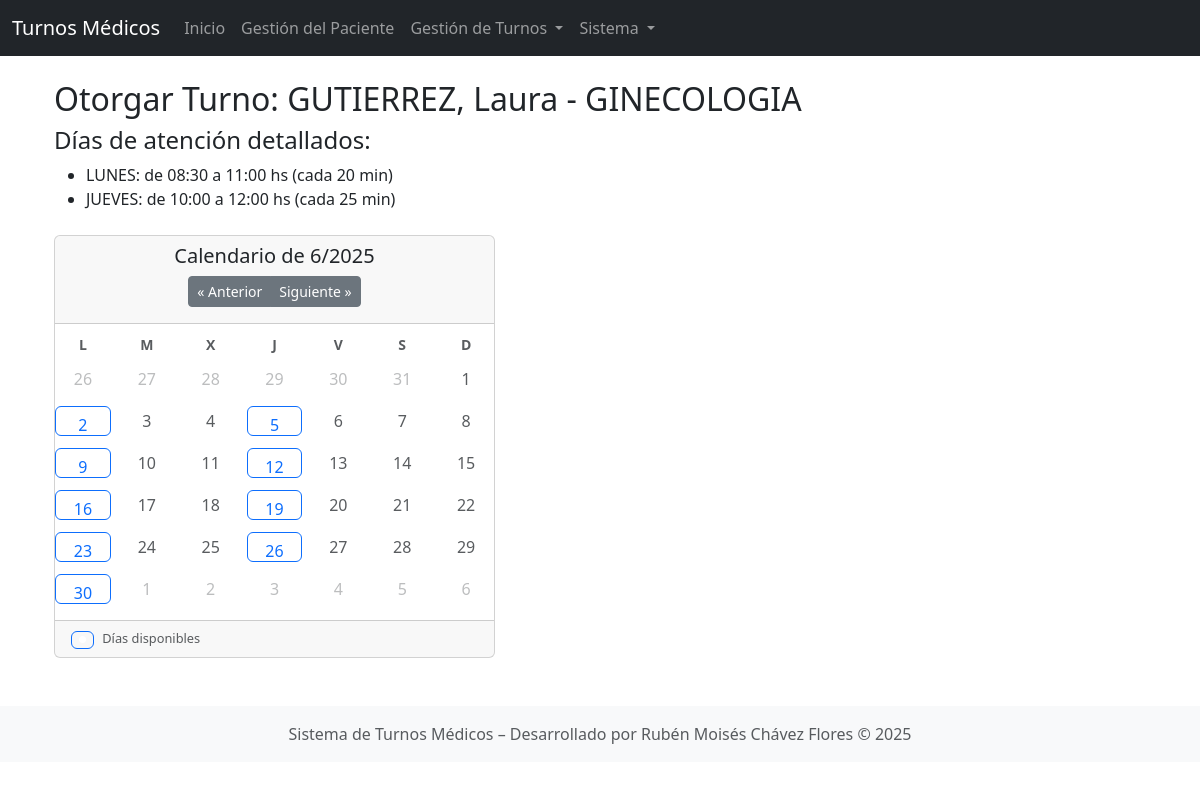
Page /otorgar_turno/1/ on the committed database.
### gestion/models.py (models this page shows, shortened)
class Medico(models.Model):
    nombre = models.CharField(max_length=100)
    apellido = models.CharField(max_length=100)
    especialidad = models.ForeignKey(Especialidad, on_delete=models.CASCADE)

class Especialidad(models.Model):
    nombre = models.CharField(max_length=100)

### gestion/views.py (the view, shortened to what this page needs)
# urls.py: path('otorgar_turno/<int:medico_id>/', views.otorgar_turno, name='otorgar_turno'),
def otorgar_turno(request, medico_id):
    medico = get_object_or_404(Medico, id=medico_id)
    hoy = timezone.now().date()
    mes = int(request.GET.get('mes', hoy.month))
    anio = int(request.GET.get('anio', hoy.year))
    fecha_str = request.GET.get('fecha')
    dni = request.GET.get('dni')
    fecha_seleccionada = None
    paciente = None
    if fecha_str:
        try:
            fecha_seleccionada = datetime.strptime(fecha_str, "%Y-%m-%d").date()
        except ValueError:
            fecha_seleccionada = None
    if dni:
        paciente = Paciente.objects.filter(dni=dni).first()
    dias_atencion = DiaAtencion.objects.filter(medico=medico)
    dias_mostrados = [
        {
            'dia': d.get_dia_display(),
            'numero_dia': int(d.dia),  # convertir a int para usar weekday()
            'horario_inicio': d.horario_inicio.strftime("%H:%M"),
            'horario_fin': d.horario_fin.strftime("%H:%M"),
            'intervalo': d.intervalo_minutos,
        }
        for d in dias_atencion
    ]
    primer_dia_mes = datetime(anio, mes, 1).date()
    _, dias_en_mes = monthrange(anio, mes)
    primer_lunes = primer_dia_mes - timedelta(days=primer_dia_mes.weekday())
    dias_no_laborables = set(
        DiaNoLaborable.objects.filter(medico=medico).values_list('fecha', flat=True)
    )
    calendario = []
    for i in range(42):  # 6 semanas x 7 días
        dia = primer_lunes + timedelta(days=i)
        es_del_mes = dia.month == mes
        atiende = dias_atencion.filter(dia=str(dia.weekday())).exists()
        es_no_laborable = dia in dias_no_laborables
        calendario.append({
            'fecha': dia,
            'es_del_mes': es_del_mes,
            'atiende': atiende,
            'es_no_laborable': es_no_laborable,
        })
    matriz_turnos = []
    contexto = {
        'medico': medico,
        'mes': mes,
        'anio': anio,
        'mes_anterior': (mes - 1) if mes > 1 else 12,
        'anio_anterior': (anio - 1) if mes == 1 else anio,
        'mes_siguiente': (mes + 1) if mes < 12 else 1,
        'anio_siguiente': (anio + 1) if mes == 12 else anio,
        'fecha_seleccionada': fecha_seleccionada,
        'calendario': calendario,
        'dias_mostrados': dias_mostrados,
        'matriz_turnos': matriz_turnos,
        'dni': dni,
        'paciente': paciente,
        'numero_dia_seleccionado': fecha_seleccionada.weekday() if fecha_seleccionada else None,
    }
    return render(request, 'gestion/otorgar_turno.html', contexto)

### gestion/templates/gestion/otorgar_turno.html (shortened to what this page needs)
{% extends 'gestion/base.html' %}
{% load static %}
{% block content %}
<div class="container-fluid">
  <h2>Otorgar Turno: {{ medico.apellido|upper }}, {{ medico.nombre|title }} - {{ medico.especialidad.nombre|upper }}</h2>
  {% if dias_mostrados %}
  <div class="mb-4">
    <h4>Días de atención detallados:</h4>
    <ul>
      {% for d in dias_mostrados %}
      <li>{{ d.dia }}: de {{ d.horario_inicio }} a {{ d.horario_fin }} hs (cada {{ d.intervalo }} min)</li>
      {% endfor %}
    </ul>
  </div>
  {% endif %}
  <div class="row">
    <div class="col-md-5 scale-40">
      <div class="card">
        <div class="card-header text-center">
          <h5>Calendario de {{ mes }}/{{ anio }}</h5>
          <div class="btn-group mb-2" role="group">
            <a href="?mes={{ mes_anterior }}&anio={{ anio_anterior }}{% if dni %}&dni={{ dni }}{% endif %}" class="btn btn-secondary btn-sm">« Anterior</a>
            <a href="?mes={{ mes_siguiente }}&anio={{ anio_siguiente }}{% if dni %}&dni={{ dni }}{% endif %}" class="btn btn-secondary btn-sm">Siguiente »</a>
          </div>
        </div>
        <div class="card-body p-2">
          <div class="row text-center mb-1">
            {% for d in "LMXJVSD" %}
            <div class="col"><small class="text-muted fw-bold">{{ d }}</small></div>
            {% endfor %}
          </div>
          {% for dia in calendario %}
          {% if forloop.counter0|divisibleby:7 %}<div class="row text-center mb-1">{% endif %}
            <div class="col p-1">
              {% if dia.es_del_mes %}
              {% if dia.es_no_laborable %}
              <div class="d-flex align-items-center justify-content-center bg-danger text-white rounded" style="height: 30px;" title="No laborable">{{ dia.fecha.day }}</div>
              {% elif dia.atiende %}
              <a href="?mes={{ mes }}&anio={{ anio }}&fecha={{ dia.fecha|date:'Y-m-d' }}{% if dni %}&dni={{ dni }}{% endif %}" class="btn btn-outline-primary w-100" style="height:30px;">{{ dia.fecha.day }}</a>
              {% else %}
              <div class="d-flex align-items-center justify-content-center text-muted" style="height:30px;">{{ dia.fecha.day }}</div>
              {% endif %}
              {% else %}
              <div class="d-flex align-items-center justify-content-center text-muted" style="height:30px;opacity:0.4;">{{ dia.fecha.day }}</div>
              {% endif %}
            </div>
          {% if forloop.counter|divisibleby:7 or forloop.last %}</div>{% endif %}
          {% endfor %}
        </div>
        <div class="card-footer text-muted" style="font-size: 0.8rem;">
          <span class="badge bg-outline-primary me-2" style="border:1px solid#0d6efd;">●</span>Días disponibles
        </div>
      </div>
    </div>
  </div>
</div>
{% endblock %}

### rows in the picture
Medico: apellido "GUTIERREZ", nombre "Laura", especialidad.nombre "GINECOLOGIA"

### other values in the picture
{{ d.dia }} "LUNES" "JUEVES"
{{ d.horario_inicio }} "08:30" "10:00"
{{ d.horario_fin }} "11:00" "12:00"
{{ d.intervalo }} "20" "25"
{{ mes }} "6"
{{ anio }} "2025"
{{ d }} "L" "M" "X" "J" "V" "S" "D"
{{ dia.fecha.day }} "26" "27" "28" "29" "30" "31" "1" "2" "3" "4" "5" "6"
{{ dia.fecha.day }} "1" "3" "4" "6" "7" "8" "10" "11" "13" "14" "15" "17" "18" "20" "21" "22" "24" "25" "27" "28" "29"
{{ dia.fecha.day }} "2" "5" "9" "12" "16" "19" "23" "26" "30"
